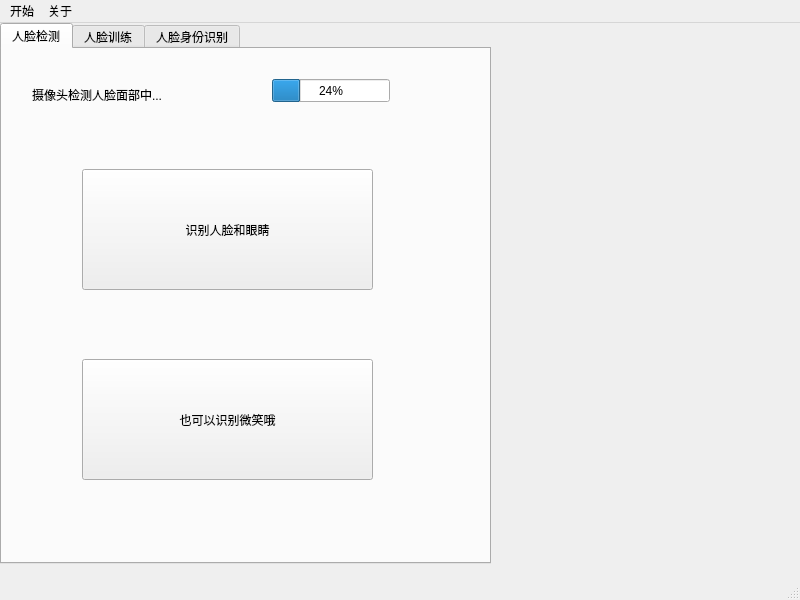
<?xml version="1.0" encoding="UTF-8"?>
<ui version="4.0">
 <class>MainWindow</class>
 <widget class="QMainWindow" name="MainWindow">
  <property name="geometry">
   <rect>
    <x>0</x>
    <y>0</y>
    <width>800</width>
    <height>600</height>
   </rect>
  </property>
  <property name="windowTitle">
   <string>MainWindow</string>
  </property>
  <widget class="QWidget" name="centralwidget">
   <widget class="QTabWidget" name="tabWidget">
    <property name="geometry">
     <rect>
      <x>0</x>
      <y>0</y>
      <width>491</width>
      <height>541</height>
     </rect>
    </property>
    <property name="currentIndex">
     <number>0</number>
    </property>
    <widget class="QWidget" name="tab">
     <property name="accessibleName">
      <string/>
     </property>
     <attribute name="title">
      <string>人脸检测</string>
     </attribute>
     <widget class="QLabel" name="label">
      <property name="geometry">
       <rect>
        <x>30</x>
        <y>20</y>
        <width>191</width>
        <height>51</height>
       </rect>
      </property>
      <property name="text">
       <string>摄像头检测人脸面部中...</string>
      </property>
     </widget>
     <widget class="QPushButton" name="pushButton">
      <property name="geometry">
       <rect>
        <x>80</x>
        <y>120</y>
        <width>291</width>
        <height>121</height>
       </rect>
      </property>
      <property name="text">
       <string>识别人脸和眼睛</string>
      </property>
     </widget>
     <widget class="QPushButton" name="pushButton_2">
      <property name="geometry">
       <rect>
        <x>80</x>
        <y>310</y>
        <width>291</width>
        <height>121</height>
       </rect>
      </property>
      <property name="text">
       <string>也可以识别微笑哦</string>
      </property>
     </widget>
     <widget class="QProgressBar" name="progressBar">
      <property name="geometry">
       <rect>
        <x>270</x>
        <y>30</y>
        <width>118</width>
        <height>23</height>
       </rect>
      </property>
      <property name="value">
       <number>24</number>
      </property>
     </widget>
    </widget>
    <widget class="QWidget" name="tab_2">
     <attribute name="title">
      <string>人脸训练</string>
     </attribute>
     <widget class="QLineEdit" name="lineEdit">
      <property name="geometry">
       <rect>
        <x>30</x>
        <y>70</y>
        <width>291</width>
        <height>20</height>
       </rect>
      </property>
     </widget>
     <widget class="QPushButton" name="pushButton_3">
      <property name="geometry">
       <rect>
        <x>330</x>
        <y>70</y>
        <width>75</width>
        <height>23</height>
       </rect>
      </property>
      <property name="text">
       <string>确认</string>
      </property>
     </widget>
     <widget class="QPushButton" name="pushButton_4">
      <property name="geometry">
       <rect>
        <x>320</x>
        <y>200</y>
        <width>91</width>
        <height>61</height>
       </rect>
      </property>
      <property name="text">
       <string>开始！</string>
      </property>
     </widget>
     <widget class="QLabel" name="label_2">
      <property name="geometry">
       <rect>
        <x>60</x>
        <y>210</y>
        <width>231</width>
        <height>41</height>
       </rect>
      </property>
      <property name="text">
       <string>点击按钮开始录入人脸（z键保存人脸）</string>
      </property>
     </widget>
     <widget class="Line" name="line_2">
      <property name="geometry">
       <rect>
        <x>20</x>
        <y>140</y>
        <width>411</width>
        <height>16</height>
       </rect>
      </property>
      <property name="orientation">
       <enum>Qt::Horizontal</enum>
      </property>
     </widget>
     <widget class="QPushButton" name="pushButton_5">
      <property name="geometry">
       <rect>
        <x>60</x>
        <y>370</y>
        <width>331</width>
        <height>101</height>
       </rect>
      </property>
      <property name="text">
       <string>生成人脸识别文件</string>
      </property>
     </widget>
     <widget class="Line" name="line">
      <property name="geometry">
       <rect>
        <x>20</x>
        <y>310</y>
        <width>411</width>
        <height>16</height>
       </rect>
      </property>
      <property name="orientation">
       <enum>Qt::Horizontal</enum>
      </property>
     </widget>
    </widget>
    <widget class="QWidget" name="tab_3">
     <attribute name="title">
      <string>人脸身份识别</string>
     </attribute>
     <widget class="QPlainTextEdit" name="plainTextEdit">
      <property name="geometry">
       <rect>
        <x>10</x>
        <y>20</y>
        <width>311</width>
        <height>491</height>
       </rect>
      </property>
     </widget>
     <widget class="QPushButton" name="pushButton_6">
      <property name="geometry">
       <rect>
        <x>330</x>
        <y>200</y>
        <width>141</width>
        <height>111</height>
       </rect>
      </property>
      <property name="text">
       <string>点击识别身份</string>
      </property>
     </widget>
    </widget>
   </widget>
  </widget>
  <widget class="QMenuBar" name="menubar">
   <property name="geometry">
    <rect>
     <x>0</x>
     <y>0</y>
     <width>800</width>
     <height>22</height>
    </rect>
   </property>
   <widget class="QMenu" name="menu">
    <property name="title">
     <string>开始</string>
    </property>
   </widget>
   <widget class="QMenu" name="menu_2">
    <property name="title">
     <string>关于</string>
    </property>
   </widget>
   <addaction name="menu"/>
   <addaction name="menu_2"/>
  </widget>
  <widget class="QStatusBar" name="statusbar"/>
  <action name="actionjian">
   <property name="text">
    <string>jian</string>
   </property>
  </action>
  <action name="actionjieshu">
   <property name="text">
    <string>jieshu</string>
   </property>
  </action>
 </widget>
 <resources/>
 <connections/>
</ui>
